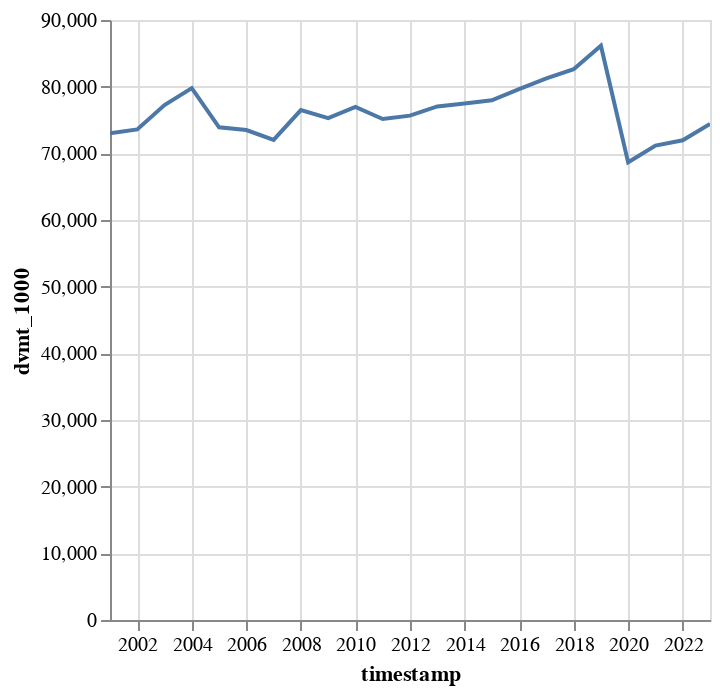

Here is the notebook cell this chart was saved with:
### Code cell
(df.filter(pl.col("mpo") == "SANDAG").plot.line(x="timestamp", y="dvmt_1000"))

### Figure 1 — Vega-Lite specification as saved in the notebook (floating-point values rounded to 4 significant figures)
{"config": {"view": {"continuousWidth": 300, "continuousHeight": 300}}, "data": {"name": "data-841cb820f257ed457ec15d082888301d"}, "mark": {"type": "line", "tooltip": true}, "encoding": {"x": {"field": "timestamp", "type": "temporal"}, "y": {"field": "dvmt_1000", "type": "quantitative"}}, "params": [{"name": "param_17", "select": {"type": "interval", "encodings": ["x", "y"]}, "bind": "scales"}], "$schema": "https://vega.github.io/schema/vega-lite/v5.20.1.json", "datasets": {"data-841cb820f257ed457ec15d082888301d": [{"timestamp": "2001-01-01T00:00:00", "mpo": "SANDAG", "mpo_full": "San Diego Association of Governments", "in_sandag": true, "miles": 8906.0, "lane_miles": 20820.0, "dvmt_1000": 72990.0}, {"timestamp": "2002-01-01T00:00:00", "mpo": "SANDAG", "mpo_full": "San Diego Association of Governments", "in_sandag": true, "miles": 8896.0, "lane_miles": 20860.0, "dvmt_1000": 73590.0}, {"timestamp": "2003-01-01T00:00:00", "mpo": "SANDAG", "mpo_full": "San Diego Association of Governments", "in_sandag": true, "miles": 9554.0, "lane_miles": 22150.0, "dvmt_1000": 77240.0}, {"timestamp": "2004-01-01T00:00:00", "mpo": "SANDAG", "mpo_full": "San Diego Association of Governments", "in_sandag": true, "miles": 9468.0, "lane_miles": 22150.0, "dvmt_1000": 79780.0}, {"timestamp": "2005-01-01T00:00:00", "mpo": "SANDAG", "mpo_full": "San Diego Association of Governments", "in_sandag": true, "miles": 9377.0, "lane_miles": 21840.0, "dvmt_1000": 73910.0}, {"timestamp": "2006-01-01T00:00:00", "mpo": "SANDAG", "mpo_full": "San Diego Association of Governments", "in_sandag": true, "miles": 9380.0, "lane_miles": 21840.0, "dvmt_1000": 73490.0}, {"timestamp": "2007-01-01T00:00:00", "mpo": "SANDAG", "mpo_full": "San Diego Association of Governments", "in_sandag": true, "miles": 9374.0, "lane_miles": 21830.0, "dvmt_1000": 72010.0}, {"timestamp": "2008-01-01T00:00:00", "mpo": "SANDAG", "mpo_full": "San Diego Association of Governments", "in_sandag": true, "miles": 9747.0, "lane_miles": 22810.0, "dvmt_1000": 76490.0}, {"timestamp": "2009-01-01T00:00:00", "mpo": "SANDAG", "mpo_full": "San Diego Association of Governments", "in_sandag": true, "miles": 9716.0, "lane_miles": 22820.0, "dvmt_1000": 75290.0}, {"timestamp": "2010-01-01T00:00:00", "mpo": "SANDAG", "mpo_full": "San Diego Association of Governments", "in_sandag": true, "miles": 9663.0, "lane_miles": 23080.0, "dvmt_1000": 76950.0}, {"timestamp": "2011-01-01T00:00:00", "mpo": "SANDAG", "mpo_full": "San Diego Association of Governments", "in_sandag": true, "miles": 9662.0, "lane_miles": 23060.0, "dvmt_1000": 75150.0}, {"timestamp": "2012-01-01T00:00:00", "mpo": "SANDAG", "mpo_full": "San Diego Association of Governments", "in_sandag": true, "miles": 11210.0, "lane_miles": 26130.0, "dvmt_1000": 75650.0}, {"timestamp": "2013-01-01T00:00:00", "mpo": "SANDAG", "mpo_full": "San Diego Association of Governments", "in_sandag": true, "miles": 10150.0, "lane_miles": 24050.0, "dvmt_1000": 77040.0}, {"timestamp": "2014-01-01T00:00:00", "mpo": "SANDAG", "mpo_full": "San Diego Association of Governments", "in_sandag": true, "miles": 10370.0, "lane_miles": 24550.0, "dvmt_1000": 77480.0}, {"timestamp": "2015-01-01T00:00:00", "mpo": "SANDAG", "mpo_full": "San Diego Association of Governments", "in_sandag": true, "miles": 9903.0, "lane_miles": 23680.0, "dvmt_1000": 77950.0}, {"timestamp": "2016-01-01T00:00:00", "mpo": "SANDAG", "mpo_full": "San Diego Association of Governments", "in_sandag": true, "miles": 9121.0, "lane_miles": 22020.0, "dvmt_1000": 79620.0}, {"timestamp": "2017-01-01T00:00:00", "mpo": "SANDAG", "mpo_full": "San Diego Association of Governments", "in_sandag": true, "miles": 9121.0, "lane_miles": 22210.0, "dvmt_1000": 81250.0}, {"timestamp": "2018-01-01T00:00:00", "mpo": "SANDAG", "mpo_full": "San Diego Association of Governments", "in_sandag": true, "miles": 9104.0, "lane_miles": 22490.0, "dvmt_1000": 82620.0}, {"timestamp": "2019-01-01T00:00:00", "mpo": "SANDAG", "mpo_full": "San Diego Association of Governments", "in_sandag": true, "miles": 9102.0, "lane_miles": 22480.0, "dvmt_1000": 86140.0}, {"timestamp": "2020-01-01T00:00:00", "mpo": "SANDAG", "mpo_full": "San Diego Association of Governments", "in_sandag": true, "miles": 9112.0, "lane_miles": 22520.0, "dvmt_1000": 68650.0}, {"timestamp": "2021-01-01T00:00:00", "mpo": "SANDAG", "mpo_full": "San Diego Association of Governments", "in_sandag": true, "miles": 8886.0, "lane_miles": 22080.0, "dvmt_1000": 71150.0}, {"timestamp": "2022-01-01T00:00:00", "mpo": "SANDAG", "mpo_full": "San Diego Association of Governments", "in_sandag": true, "miles": 9163.0, "lane_miles": 22650.0, "dvmt_1000": 71950.0}, {"timestamp": "2023-01-01T00:00:00", "mpo": "SANDAG", "mpo_full": "San Diego Association of Governments", "in_sandag": true, "miles": 8819.0, "lane_miles": 24230.0, "dvmt_1000": 74420.0}]}}
